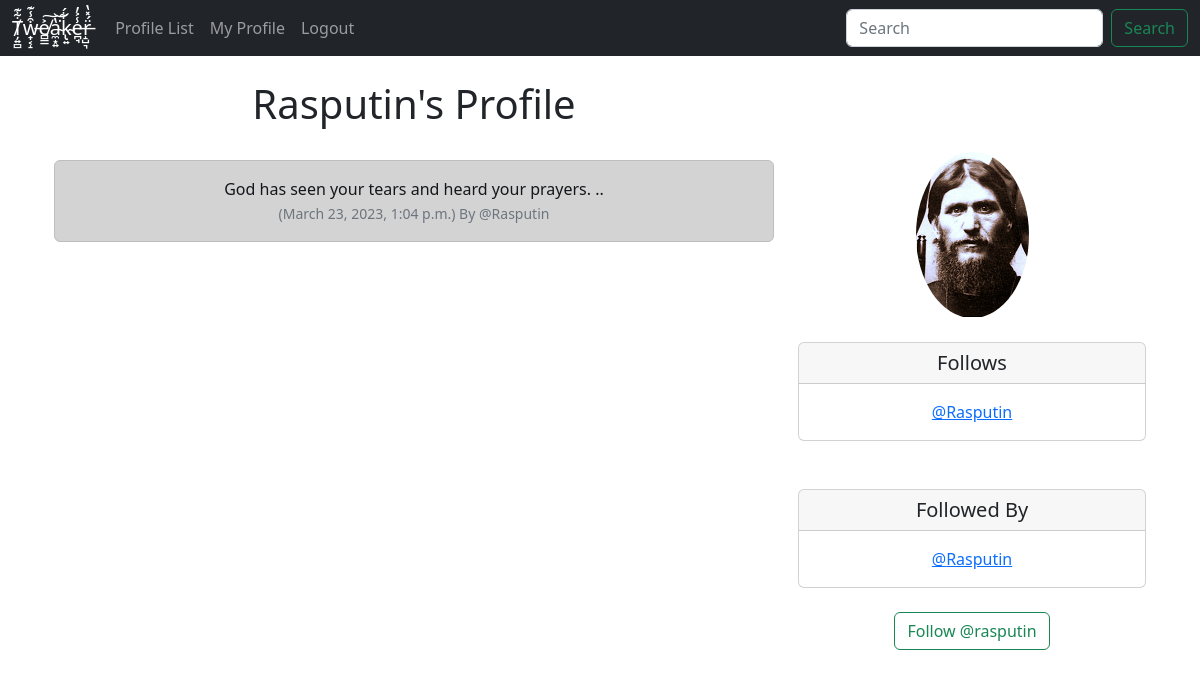
/profile/3 (signed in), run on the app's committed database.
### tweaker/models.py (models this page shows, shortened)
class Profile(models.Model):
	user = models.OneToOneField(User, on_delete=models.CASCADE)
	follows = models.ManyToManyField("self",
		related_name="followed_by",
		symmetrical=False,
		blank=True)
	date_modified = models.DateTimeField(User, auto_now=True)
	profile_image = models.ImageField(null=True, blank=True, upload_to="images/")
	def __str__(self):
		return self.user.username

class Meep(models.Model):
	user = models.ForeignKey(
		User, related_name="meeps",
		on_delete=models.DO_NOTHING
		)
	body = models.CharField(max_length=200)
	created_at = models.DateTimeField(auto_now_add=True)

### tweaker/views.py (the view, shortened to what this page needs)
# urls.py: path('profile/<int:pk>', views.profile, name='profile'),
def profile(request, pk):
	if request.user.is_authenticated:
		profile = Profile.objects.get(user_id=pk)
		meeps = Meep.objects.filter(user_id=pk).order_by("-created_at")
		return render(request, "profile.html", {"profile":profile, "meeps":meeps})
	else:
		messages.success(request, ("You Must Be Logged In To View This Page..."))
		return redirect('index')

### tweaker/templates/profile.html (shortened to what this page needs)
{% extends 'base.html' %}
{% block content %}
{% if profile %}
	<div class="container text-center">
		<div class="row">
			<div class="col-8">
				<h1>{{ profile.user.username }}'s Profile</h1>
				<br/>
				{% if meeps %}
					{% for meep in meeps %}
						<div class="alert alert-dark" role="alert">
						  {{ meep.body }}<br/>
			  				<small class="text-muted">
			  					({{ meep.created_at}}) By
			  					@{{ meep.user.username }}
			  				</small>
						</div><br/><br/>
					{% endfor %}
				{% endif %}
			</div>
			<div class="col-4">
				<br/><br/><br/>
				{% if profile.profile_image %}
				<img src="{{ profile.profile_image.url }}"
				 class="rounded-circle">
				<br/><br/>
				{% endif %}
				<div class="card">
  <h5 class="card-header">Follows</h5>
  <div class="card-body">
    <p class="card-text">
    		{% for following in profile.follows.all %}
				<a href="{% url 'profile' following.user.id %}">@{{ following }}</a><br/>
			{% endfor %}
    </p>
  </div>
</div>
			<br/><br/>
			<div class="card">
  <h5 class="card-header">Followed By</h5>
  <div class="card-body">
    <p class="card-text">
    	{% for following in profile.followed_by.all %}
				<a href="{% url 'profile' following.user.id %}">@{{ following }}</a><br/>
			{% endfor %}
    </p>
  </div>
</div>
<br/>
<form method=POST>
{% if profile in user.profile.follows.all %}
 	<button class="btn btn-outline-danger" name="follow" value="unfollow" type="submit">
 		Unfollow @{{ profile.user.username|lower}}
 	</button>
{% else %}
	<button class="btn btn-outline-success" name="follow" value="follow" type="submit">
 		Follow @{{ profile.user.username|lower}}
 	</button>
{% endif %}
</form>
<br/>
			</div>
		</div>
	</div>
{% endif %}
{% endblock %}

### data on the page
Profile: user.username "Rasputin", profile_image (picture), user.username "rasputin"
Meep: body "God has seen your tears and heard your prayers. ..", created_at "March 23, 2023, 1:04 p.m.", user.username "Rasputin"
